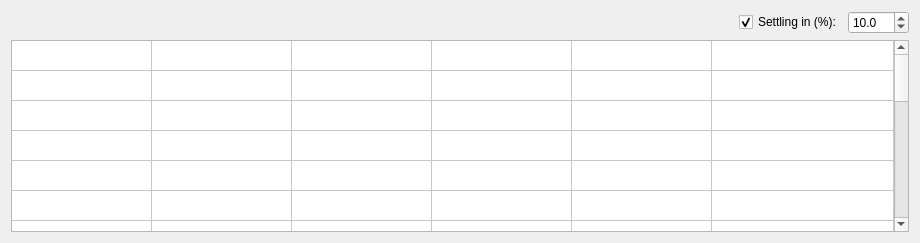
       <widget class="QWidget" name="tab_2">
        <attribute name="title">
         <string>Stringing Chart</string>
        </attribute>
        <layout class="QGridLayout" name="gridLayout_9">
         <item row="0" column="0">
          <layout class="QHBoxLayout" name="horizontalLayout">
           <item>
            <spacer name="horizontalSpacer_2">
             <property name="orientation">
              <enum>Qt::Horizontal</enum>
             </property>
             <property name="sizeType">
              <enum>QSizePolicy::Expanding</enum>
             </property>
             <property name="sizeHint" stdset="0">
              <size>
               <width>728</width>
               <height>20</height>
              </size>
             </property>
            </spacer>
           </item>
           <item>
            <widget class="QCheckBox" name="settlingInSCcheckBox">
             <property name="sizePolicy">
              <sizepolicy hsizetype="Preferred" vsizetype="Fixed">
               <horstretch>0</horstretch>
               <verstretch>0</verstretch>
              </sizepolicy>
             </property>
             <property name="layoutDirection">
              <enum>Qt::LeftToRight</enum>
             </property>
             <property name="text">
              <string>Settling in (%):</string>
             </property>
             <property name="checked">
              <bool>true</bool>
             </property>
            </widget>
           </item>
           <item>
            <widget class="QDoubleSpinBox" name="settlingInSCSB">
             <property name="sizePolicy">
              <sizepolicy hsizetype="Minimum" vsizetype="Fixed">
               <horstretch>0</horstretch>
               <verstretch>0</verstretch>
              </sizepolicy>
             </property>
             <property name="minimumSize">
              <size>
               <width>61</width>
               <height>0</height>
              </size>
             </property>
             <property name="layoutDirection">
              <enum>Qt::LeftToRight</enum>
             </property>
             <property name="decimals">
              <number>1</number>
             </property>
             <property name="maximum">
              <double>100.000000000000000</double>
             </property>
             <property name="value">
              <double>10.000000000000000</double>
             </property>
            </widget>
           </item>
          </layout>
         </item>
         <item row="1" column="0">
          <widget class="QTableWidget" name="stringingChartTW">
           <property name="enabled">
            <bool>true</bool>
           </property>
           <property name="sizePolicy">
            <sizepolicy hsizetype="Expanding" vsizetype="Expanding">
             <horstretch>10</horstretch>
             <verstretch>0</verstretch>
            </sizepolicy>
           </property>
           <property name="layoutDirection">
            <enum>Qt::LeftToRight</enum>
           </property>
           <property name="editTriggers">
            <set>QAbstractItemView::NoEditTriggers</set>
           </property>
           <property name="dragEnabled">
            <bool>false</bool>
           </property>
           <property name="textElideMode">
            <enum>Qt::ElideRight</enum>
           </property>
           <property name="cornerButtonEnabled">
            <bool>true</bool>
           </property>
           <attribute name="horizontalHeaderVisible">
            <bool>false</bool>
           </attribute>
           <attribute name="horizontalHeaderCascadingSectionResizes">
            <bool>false</bool>
           </attribute>
           <attribute name="horizontalHeaderDefaultSectionSize">
            <number>140</number>
           </attribute>
           <attribute name="horizontalHeaderHighlightSections">
            <bool>true</bool>
           </attribute>
           <attribute name="horizontalHeaderShowSortIndicator" stdset="0">
            <bool>false</bool>
           </attribute>
           <attribute name="horizontalHeaderStretchLastSection">
            <bool>true</bool>
           </attribute>
           <attribute name="verticalHeaderVisible">
            <bool>false</bool>
           </attribute>
           <attribute name="verticalHeaderCascadingSectionResizes">
            <bool>false</bool>
           </attribute>
           <attribute name="verticalHeaderHighlightSections">
            <bool>true</bool>
           </attribute>
           <attribute name="verticalHeaderStretchLastSection">
            <bool>true</bool>
           </attribute>
           <row>
            <property name="text">
             <string>1°C</string>
            </property>
           </row>
           <row>
            <property name="text">
             <string>5°C</string>
            </property>
           </row>
           <row>
            <property name="text">
             <string>10°C</string>
            </property>
           </row>
           <row>
            <property name="text">
             <string>15°C</string>
            </property>
           </row>
           <row>
            <property name="text">
             <string>20°C</string>
            </property>
           </row>
           <row>
            <property name="text">
             <string>25°C</string>
            </property>
           </row>
           <row>
            <property name="text">
             <string>30°C</string>
            </property>
           </row>
           <row>
            <property name="text">
             <string>35°C</string>
            </property>
           </row>
           <row>
            <property name="text">
             <string>40°C</string>
            </property>
           </row>
           <row>
            <property name="text">
             <string>45°C</string>
            </property>
           </row>
           <row>
            <property name="text">
             <string>50°C</string>
            </property>
           </row>
           <row>
            <property name="text">
             <string>55°C</string>
            </property>
           </row>
           <row>
            <property name="text">
             <string>60°C</string>
            </property>
           </row>
           <row>
            <property name="text">
             <string>65°C</string>
            </property>
           </row>
           <row>
            <property name="text">
             <string>70°C</string>
            </property>
           </row>
           <row>
            <property name="text">
             <string>75°C</string>
            </property>
           </row>
           <row>
            <property name="text">
             <string>80°C</string>
            </property>
           </row>
           <row>
            <property name="text">
             <string>85°C</string>
            </property>
           </row>
           <row>
            <property name="text">
             <string>90°C</string>
            </property>
           </row>
           <row>
            <property name="text">
             <string>95°C</string>
            </property>
           </row>
           <row>
            <property name="text">
             <string>100°C</string>
            </property>
           </row>
           <column>
            <property name="text">
             <string>Tension (N)
Without Wind</string>
            </property>
            <property name="textAlignment">
             <set>AlignHCenter|AlignVCenter|AlignCenter</set>
            </property>
           </column>
           <column>
            <property name="text">
             <string>Tension (N)
+ 500Pa Wind</string>
            </property>
           </column>
           <column>
            <property name="text">
             <string>Tension (kg)
Without Wind</string>
            </property>
            <property name="textAlignment">
             <set>AlignHCenter|AlignVCenter|AlignCenter</set>
            </property>
           </column>
           <column>
            <property name="text">
             <string>Tension (kg)
+ 500Pa Wind</string>
            </property>
           </column>
           <column>
            <property name="text">
             <string>Sag (m)
Without Wind</string>
            </property>
           </column>
           <column>
            <property name="text">
             <string>Sag (m)
+ 500Pa Wind</string>
            </property>
           </column>
           <item row="1" column="2">
            <property name="text">
             <string/>
            </property>
           </item>
          </widget>
         </item>
        </layout>
       </widget>
